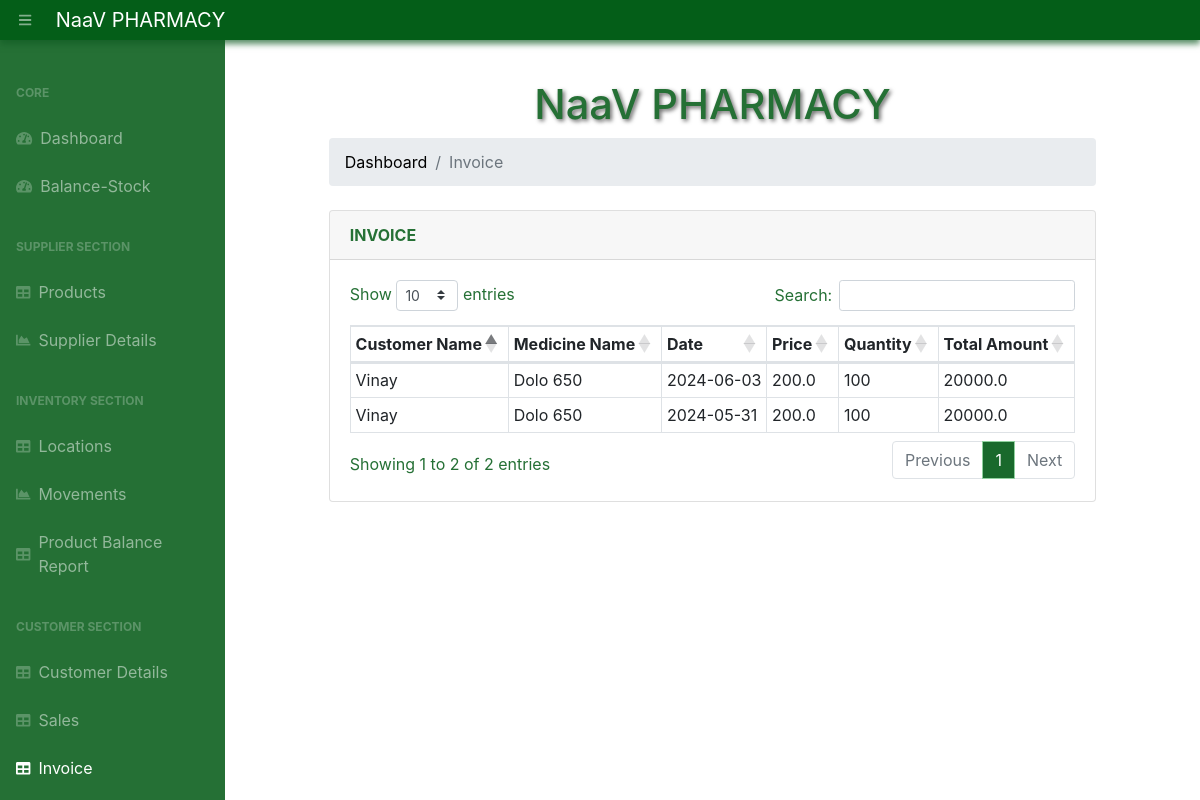
The app's page /invoice/ with its own data.
### app.py (models this page shows, shortened)
class Sale(db.Model):
    __tablename__ = 'sales'
    id = db.Column(db.Integer, primary_key=True)
    product_id = db.Column(db.String(200), db.ForeignKey('products.product_id'), nullable=False)
    customer_id = db.Column(db.String(100), db.ForeignKey('customers.customer_id'), nullable=False)
    quantity = db.Column(db.Integer, nullable=False)
    price = db.Column(db.Float, nullable=False)
    date = db.Column(db.Date, default=datetime.utcnow)
    product = db.relationship('Product', backref=db.backref('sales', lazy=True))
    customer = db.relationship('Customer', backref=db.backref('sales', lazy=True))

class Customer(db.Model):
    __tablename__ = 'customers'
    id = db.Column(db.Integer, primary_key=True)
    customer_id = db.Column(db.String(100), nullable=False, unique=True)  # Add customer_id field
    name = db.Column(db.String(100), nullable=False)
    phone = db.Column(db.String(20), nullable=False)
    email = db.Column(db.String(100), nullable=False)
    date_created = db.Column(db.DateTime, default=datetime.utcnow)

class Product(db.Model):
    __tablename__ = 'products'
    product_id      = db.Column(db.String(200), primary_key=True)
    quantity = db.Column(db.Integer)
    category = db.Column(db.String(50))
    price = db.Column(db.Float)
    date_created = db.Column(db.DateTime, default=datetime.utcnow)

### app.py (the view)
@app.route("/invoice/")
def invoice():
    sales = db.session.query(Sale, Customer, Product)\
                      .join(Customer, Sale.customer_id == Customer.customer_id)\
                      .join(Product, Sale.product_id == Product.product_id)\
                      .all()
    return render_template("invoice.html", sales=sales)

### templates/invoice.html (shortened to what this page needs)
{% extends 'base.html' %}
{% block content %}
<main>
    <div class="container-fluid">
        <h1 class="mt-4">NaaV PHARMACY</h1>
        <ol class="breadcrumb mb-4">
            <li class="breadcrumb-item"><a href="/">Dashboard</a></li>
            <li class="breadcrumb-item active">Invoice</li>
        </ol>
        <div class="card mb-5">
            <div class="card-header"><b>INVOICE</b></div>
            <div class="card-body">
                <div class="table-responsive">
                    <table class="table table-bordered" id="dataTable" width="100%" cellspacing="0">
                        <thead>
                            <tr>
                                <th>Customer Name</th>
                                <th>Medicine Name</th>
                                <th>Date</th>
                                <th>Price</th>
                                <th>Quantity</th>
                                <th>Total Amount</th>
                            </tr>
                        </thead>
                        <tbody>
                            {% for sale, customer, product in sales %}
                            <tr>
                                <td>{{ customer.name }}</td>
                                <td>{{ product.product_id }}</td>
                                <td>{{ sale.date.strftime('%Y-%m-%d') }}</td>
                                <td>{{ sale.price }}</td>
                                <td>{{ sale.quantity }}</td>
                                <td>{{ sale.price * sale.quantity }}</td>
                            </tr>
                            {% endfor %}
                        </tbody>
                    </table>
                </div>
            </div>
        </div>
    </div>
</main>
{% endblock %}

### records on screen
Sale: name "Vinay", product_id "Dolo 650", date "2024-06-03", price "200.0", quantity "100", sale.price*sale.quantity "20000.0"
Sale: name "Vinay", product_id "Dolo 650", date "2024-05-31", price "200.0", quantity "100", sale.price*sale.quantity "20000.0"
